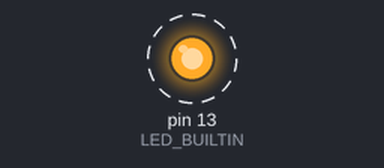
Recording of a sketch running on a simulated Arduino Uno, built with avr-gcc and run on an emulated ATmega328P. On the bench: output pins drawn as LEDs (lit = HIGH). Dashed ring = blinking.

Above: at 0.3 s.
Timing chart, 0 to 3.1 s (numbered marks = the images above):
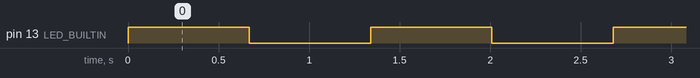

Measured:
- by itself, pin 13 (LED_BUILTIN): alternates HIGH for 0.67 s and LOW for 0.67 s

The sketch:

Task_1.0.1.ino.ino
```cpp
void setup() {
  pinMode(LED_BUILTIN, OUTPUT);
}

void loop() {

  digitalWrite(LED_BUILTIN, HIGH);
  delay(670);

  digitalWrite(LED_BUILTIN, LOW);
  delay(670);
}
```
